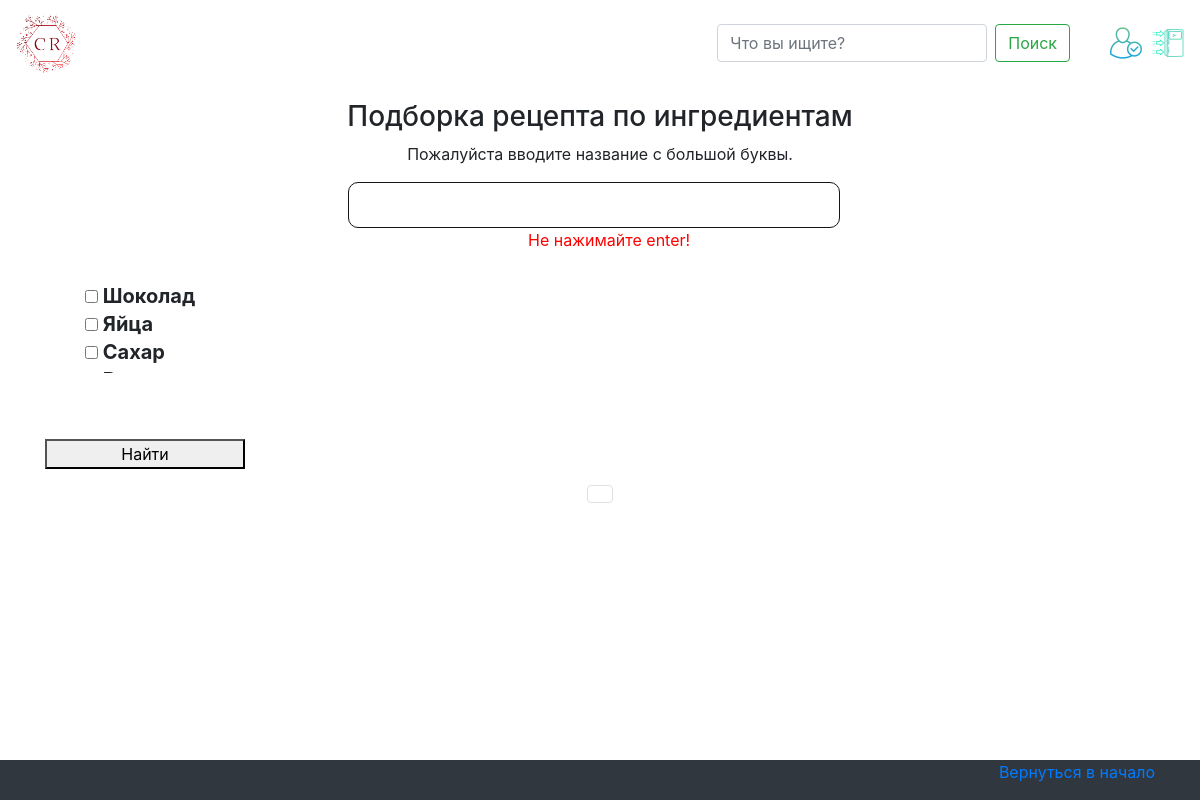
/filter/ (signed in), run on the app's committed database.
### recipe_app/models.py (models this page shows, shortened)
class Ingredient(models.Model):
    ingredient_title = models.CharField(max_length=30)

### recipe_app/views.py (the view)
# urls.py: path('filter/', views.FilterRecipeView.as_view(), name='filter'),
class FilterRecipeView(IngredientCategory, ListView):
    def get_queryset(self):
        queryset = Recipe.objects.filter(ingredient__in=self.request.GET.getlist("ingredient")).distinct()
        return queryset

### recipe_app/views.py (called while the page is built)
    def get_ingredient(self):
        return Ingredient.objects.all()

### recipe_app/templates/recipe_app/recipe_list.html (shortened to what this page needs)
{% extends 'recipe_app/base.html' %}
{% block content %}
<div style="text-align: center; margin-bottom: 16px">
<h3 class="sear-head editContent">Подборка рецепта по ингредиентам</h3>
<p>Пожалуйста вводите название с большой буквы.</p>
</div>
<form class="container" action="{% url 'filter' %}" method="get">
<div class="tab-content" id="pills-tabContent">
    <div class="blocktext">
        <div style="width: 615px;" >
            <input type="text" id="input" class="input" />
            <p style="color: red; margin-left: 200px"> Не нажимайте enter!</p>
            </div>
        </div>
                <div class="ul" >
    <div class="tab-pane fade show active" id="pills-home" role="tabpanel" aria-labelledby="pills-home-tab">
        <ul class="w3layouts-box-list ingerclip" style="max-height: 100px">
            {% for ingredient in view.get_ingredient %}
            <div class="editContent " >
                <input type="checkbox" class="checked" name="ingredient" value="{{ ingredient.id }}">
                <span class="span editContent">{{ ingredient.ingredient_title }}</span>
            </div>
            {% endfor %}
        </ul>
    </div>
    </div>
    </div>
    <button style="width:200px" type="submit">Найти</button>
</form>
<div class="container" >
<nav aria-label="recipe_list.html">
  <ul class="pagination justify-content-center">
    <li class="page-item">
      <span class="page-link">
      </span>
  </ul>
    </nav>
    </div>
{% endblock content %}

### recipe_app/static/css/style.css (style rules this page uses)
.input { padding: 10px; background: rgb(236, 234, 244); border: 1px solid #151515 ; border-radius: 10px; width: 80%; margin-left: 20px; outline: none; box-sizing: border-box; }
.ul { padding-bottom: 50px; }

### recipe_app/templates/recipe_app/recipe_list.html (style rules this page uses)
.input { padding: 10px; border: 1px solid #151515 ; background-color: white; border-radius: 10px; width: 80%; margin-left: 20px; outline: none; box-sizing: border-box; }
.ul { padding-bottom: 50px; }
.ul div { font-size: 20px; line-height: 1.4; font-weight: bold; }
.blocktext { margin-left: auto; margin-right: auto; width: 34em; }
.ingerclip { overflow: hidden; height: 91px; text-overflow: clip; }

### data on the page
Ingredient: ingredient_title "Шоколад"
Ingredient: ingredient_title "Яйца"
Ingredient: ingredient_title "Сахар"
